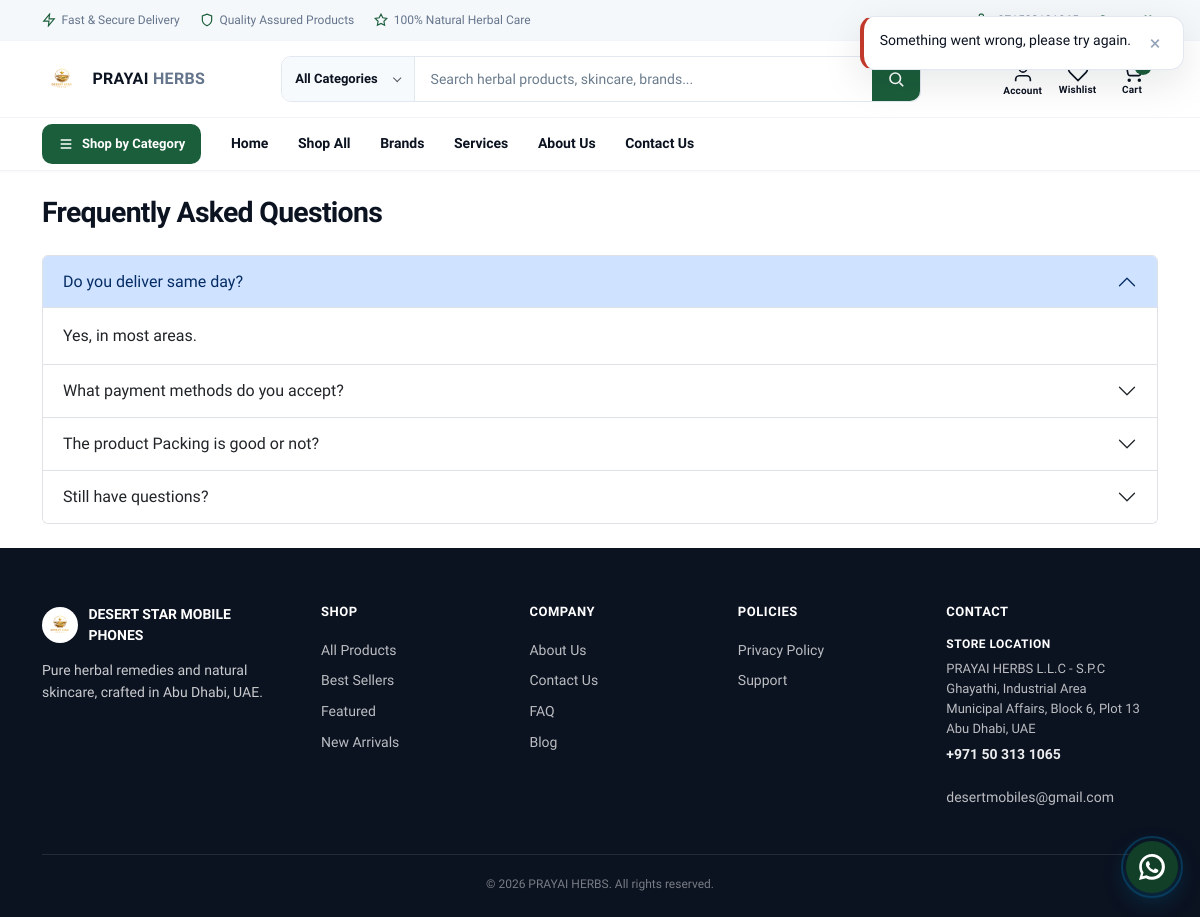
Screenshot of /faq/ with the database file from the repository.
### core/models.py (models this page shows, shortened)
class TimeStampedModel(models.Model):
    created_at = models.DateTimeField(
        auto_now_add=True,
        db_index=True,
        verbose_name="Created at",
        help_text="Timestamp when this record was first created.",
    )
    updated_at = models.DateTimeField(
        auto_now=True,
        db_index=True,
        verbose_name="Updated at",
        help_text="Timestamp when this record was last modified.",
    )
    class Meta:
        abstract = True

class SiteSettings(TimeStampedModel):
    site_name = models.CharField(max_length=120, default="DESERT STAR MOBILE PHONES")
    logo = models.ImageField(upload_to="site/", blank=True, null=True, verbose_name="Logo")
    primary_color = models.CharField(max_length=7, default="#0369A1")
    secondary_color = models.CharField(max_length=7, default="#0B1220")
    font_family = models.CharField(max_length=120, default="Inter, sans-serif")
    facebook_url = models.URLField(blank=True)
    instagram_url = models.URLField(blank=True)
    twitter_url = models.URLField(blank=True)
    whatsapp_number = models.CharField(max_length=20, blank=True)
    vendor_email = models.EmailField(
        blank=True,
        verbose_name="Vendor Email",
        help_text="Email address to receive quote requests and contact inquiries.",
    )
    default_currency = models.ForeignKey(
        Currency,
        on_delete=models.PROTECT,
        null=True,
        blank=True,
        related_name="+",
    )
    default_language = models.CharField(max_length=5, default="en")
    tax_rate_percent = models.DecimalField(max_digits=5, decimal_places=2, default=0)
    default_shipping_charge = models.DecimalField(max_digits=10, decimal_places=2, default=50)
    card_gateway_public_key_env = models.CharField(
        max_length=80,
        default="CARD_GATEWAY_PUBLIC_KEY",
        help_text="Environment variable name for the card gateway public key.",
    )
    qatar_gateway_public_key_env = models.CharField(
        max_length=80,
        default="QATAR_GATEWAY_PUBLIC_KEY",
        blank=True,
    )
    order_email_template_slug = models.CharField(max_length=80, default="order-status")
    whatsapp_template_slug = models.CharField(max_length=80, default="order-whatsapp")
    razorpay_key_id = models.CharField(
        max_length=120,
        blank=True,
        verbose_name="Razorpay Key ID",
        help_text="Razorpay Key ID / Test Key ID for payment processing.",
    )
    razorpay_key_secret = models.CharField(
        max_length=120,
        blank=True,
        verbose_name="Razorpay Key Secret",
        help_text="Razorpay Key Secret / Test Key Secret for payment signature verification.",
    )
    class Meta:
        verbose_name = "Site settings"
        verbose_name_plural = "Site settings"

### cms/models.py (models this page shows, shortened)
class PublishableModel(models.Model):
    is_published = models.BooleanField(default=False, db_index=True, verbose_name="Is published")
    publish_at = models.DateTimeField(
        null=True,
        blank=True,
        db_index=True,
        verbose_name="Publish at",
        help_text="Leave blank to publish immediately when is_published is checked.",
    )
    class Meta:
        abstract = True

class FAQItem(TimeStampedModel, PublishableModel):
    question = models.CharField(max_length=255)
    answer = models.TextField()
    display_order = models.PositiveIntegerField(default=0, db_index=True)
    class Meta:
        ordering = ["display_order", "id"]
        verbose_name = "FAQ item"
        verbose_name_plural = "FAQ items"

### core/views.py (the view)
# urls.py: path("faq/", views.faq_view, name="faq"),
@require_GET
def faq_view(request: HttpRequest) -> HttpResponse:
    context = seo_context(
        request=request,
        title=_("FAQ | PRAYAI HERBS"),
        description=_("Frequently asked questions about ordering, delivery, and payments at PRAYAI HERBS."),
    )
    from cms.models import FAQItem
    context["faqs"] = FAQItem.objects.filter(is_published=True)
    return render(request, "core/faq.html", context)

### core/templates/core/faq.html (shortened to what this page needs)
{% extends "base.html" %}
{% load i18n %}
{% block content %}
<div class="container page-container py-4">
  <h1 class="section-title mb-4">{% trans "Frequently Asked Questions" %}</h1>
  <div class="accordion" id="faqAccordion">
    {% for faq in faqs %}
    <div class="accordion-item">
      <h2 class="accordion-header">
        <button class="accordion-button {% if not forloop.first %}collapsed{% endif %}" type="button" data-bs-toggle="collapse" data-bs-target="#faq{{ faq.id }}">
          {{ faq.question }}
        </button>
      </h2>
      <div id="faq{{ faq.id }}" class="accordion-collapse collapse {% if forloop.first %}show{% endif %}" data-bs-parent="#faqAccordion">
        <div class="accordion-body">
          {{ faq.answer|safe }}
        </div>
      </div>
    </div>
    {% empty %}
    <p class="text-muted">{% trans "No FAQs available at this time." %}</p>
    {% endfor %}
    <div class="accordion-item">
      <h2 class="accordion-header">
        <button class="accordion-button collapsed" type="button" data-bs-toggle="collapse" data-bs-target="#faqContact">
          {% trans "Still have questions?" %}
        </button>
      </h2>
    </div>
  </div>
</div>
{% endblock %}

### templates/includes/header.html (shortened to what this page needs)
{% load i18n static %}
<header class="site-header jm-header sticky-top">
  <div class="jm-topbar d-none d-lg-block">
    <div class="container jm-topbar__inner">
      <div class="jm-topbar__trust">
        <span class="jm-topbar__item">
          <svg viewBox="0 0 24 24" fill="none" stroke="currentColor" stroke-width="2" aria-hidden="true"><path d="M13 2L3 14h9l-1 8 10-12h-9l1-8z"/></svg>
          {% trans "Fast & Secure Delivery" %}
        </span>
        <span class="jm-topbar__item">
          <svg viewBox="0 0 24 24" fill="none" stroke="currentColor" stroke-width="2" aria-hidden="true"><path d="M12 22s8-4 8-10V5l-8-3-8 3v7c0 6 8 10 8 10z"/></svg>
          {% trans "Quality Assured Products" %}
        </span>
        <span class="jm-topbar__item">
          <svg viewBox="0 0 24 24" fill="none" stroke="currentColor" stroke-width="2" aria-hidden="true"><path d="M12 2l3.09 6.26L22 9.27l-5 4.87 1.18 6.88L12 17.77l-6.18 3.25L7 14.14 2 9.27l6.91-1.01L12 2z"/></svg>
          {% trans "100% Natural Herbal Care" %}
        </span>
      </div>
      <div class="jm-topbar__meta">
        {% if site_settings.whatsapp_number %}
        <a class="jm-topbar__link" href="tel:{{ site_settings.whatsapp_number }}">
        </a>
        {% endif %}
        <a class="jm-topbar__cta" href="{% url 'core:contact-us' %}">{% trans "Contact Us" %}</a>
      </div>
    </div>
  </div>
  <div class="jm-header__main">
    <div class="container jm-header__main-inner">
      <div class="jm-header__start">
        <a class="jm-logo" href="{% url 'cms:homepage' %}" aria-label="PRAYAI HERBS">
          <img src="{% if site_settings.logo %}{{ site_settings.logo.url }}{% else %}{% static 'dashboard/images/logo.png' %}{% endif %}"
            alt="" width="40" height="40" class="jm-logo__mark">
          <span class="jm-logo__text">PRAYAI <span>HERBS</span></span>
        </a>
      </div>
      <form class="jm-search d-none d-lg-flex" action="{% url 'catalog:plp' %}" method="get" role="search">
        <div class="dropdown jm-search__cat">
          <button type="button"
                  class="jm-search__cat-btn dropdown-toggle"
                  id="jm-search-category-btn"
                  data-bs-toggle="dropdown"
                  data-bs-auto-close="outside"
                  aria-expanded="false"
                  aria-haspopup="listbox"
            aria-label="{% trans 'All Categories' %}">
            <span class="jm-search__cat-label">{% trans "All Categories" %}</span>
          </button>
        </div>
        <div class="jm-search__field">
          <input type="search"
                id="site-search-input"
                name="q"
                class="jm-search__input"
                placeholder="{% trans 'Search herbal products, skincare, brands...' %}"
                hx-get="{% url 'catalog:search-suggest' %}"
                hx-trigger="keyup changed delay:300ms, search"
                hx-target="#search-suggestions"
                hx-indicator="#search-suggestions-indicator"
                hx-swap="innerHTML"
                autocomplete="off"
                spellcheck="false"
                role="combobox"
                aria-controls="search-suggestions"
                aria-expanded="false"
                aria-autocomplete="list"
            aria-label="{% trans 'Search' %}">
        </div>
        <button type="submit" class="jm-search__btn" aria-label="{% trans 'Search' %}">
          <svg viewBox="0 0 24 24" fill="none" stroke="currentColor" stroke-width="2.2" stroke-linecap="round" aria-hidden="true"><circle cx="11" cy="11" r="7"/><path d="M21 21l-3.6-3.6"/></svg>
        </button>
      </form>
      <div class="jm-header__actions">
        {% if user.is_authenticated %}
        <div class="dropdown d-none d-lg-block">
          <button class="jm-action dropdown-toggle" type="button" data-bs-toggle="dropdown" aria-expanded="false" aria-label="{% trans 'Account' %}">
            <svg viewBox="0 0 24 24" fill="none" stroke="currentColor" stroke-width="1.8" aria-hidden="true"><path d="M20 21v-2a4 4 0 0 0-4-4H8a4 4 0 0 0-4 4v2"/><circle cx="12" cy="7" r="4"/></svg>
            <span class="jm-action__label d-none d-xl-inline">{% trans "Account" %}</span>
          </button>
          <ul class="dropdown-menu dropdown-menu-end jm-dropdown">
            <li><a class="dropdown-item" href="{% url 'accounts:dashboard' %}">{% trans "My Account" %}</a></li>
            <li><a class="dropdown-item" href="{% url 'accounts:logout' %}">{% trans "Logout" %}</a></li>
          </ul>
        </div>
        {% else %}
        <a class="jm-action d-none d-lg-inline-flex" href="{% url 'accounts:login-email-otp' %}?next={{ request.get_full_path|urlencode }}" aria-label="{% trans 'Account' %}">
          <svg viewBox="0 0 24 24" fill="none" stroke="currentColor" stroke-width="1.8" aria-hidden="true"><path d="M20 21v-2a4 4 0 0 0-4-4H8a4 4 0 0 0-4 4v2"/><circle cx="12" cy="7" r="4"/></svg>
          <span class="jm-action__label d-none d-xl-inline">{% trans "Account" %}</span>
        </a>
        {% endif %}
        <a class="jm-action jm-action--wishlist d-none d-lg-inline-flex"
          id="jm-header-wishlist"
          href="{% url 'accounts:wishlist' %}"
          aria-label="{% trans 'Wishlist' %}">
          <svg viewBox="0 0 24 24" fill="none" stroke="currentColor" stroke-width="1.8" aria-hidden="true"><path d="M20.84 4.61a5.5 5.5 0 0 0-7.78 0L12 5.67l-1.06-1.06a5.5 5.5 0 0 0-7.78 7.78l1.06 1.06L12 21.23l7.78-7.78 1.06-1.06a5.5 5.5 0 0 0 0-7.78z"/></svg>
          <span class="jm-action__label d-none d-xl-inline">{% trans "Wishlist" %}</span>
        </a>
        <button class="jm-action jm-action--cart" type="button" data-bs-toggle="offcanvas" data-bs-target="#cartOffcanvas" aria-label="{% trans 'Cart' %}">
          <svg viewBox="0 0 24 24" fill="none" stroke="currentColor" stroke-width="1.8" aria-hidden="true"><circle cx="9" cy="21" r="1"/><circle cx="20" cy="21" r="1"/><path d="M1 1h4l2.68 13.39a2 2 0 0 0 2 1.61h9.72a2 2 0 0 0 2-1.61L23 6H6"/></svg>
          <span class="jm-action__label d-none d-xl-inline">{% trans "Cart" %}</span>
          <span id="cart-count-badge"
                class="jm-action__badge-wrap"
                hx-get="{% url 'cart:count' %}"
                hx-trigger="load, cartItemAdded from:body, cartUpdated from:body, pageshow from:window"
                hx-swap="innerHTML"
            aria-live="polite">
            {% include "cart/partials/count_badge.html" with count=cart_count %}
          </span>
        </button>
      </div>
    </div>
  </div>
  <nav class="jm-nav d-none d-lg-block" aria-label="{% trans 'Primary' %}">
    <div class="container jm-nav__inner">
      <div class="dropdown jm-mega">
        <button class="jm-mega__trigger" type="button" data-bs-toggle="dropdown" data-bs-auto-close="outside" aria-expanded="false">
          <svg viewBox="0 0 24 24" fill="none" stroke="currentColor" stroke-width="2" aria-hidden="true"><path d="M4 6h16M4 12h16M4 18h16"/></svg>
          {% trans "Shop by Category" %}
        </button>
      </div>
      <ul class="jm-nav__links">
        <li><a
            class="jm-nav__link {% if request.resolver_match.url_name == 'homepage' and request.GET.ref != 'brands' %}is-active{% endif %}"
            href="{% url 'cms:homepage' %}">{% trans "Home" %}</a></li>
        <li><a
            class="jm-nav__link {% if request.resolver_match.url_name == 'plp' or request.resolver_match.url_name == 'plp-category' %}is-active{% endif %}"
            href="{% url 'catalog:plp' %}">{% trans "Shop All" %}</a></li>
        <li><a
            class="jm-nav__link {% if request.resolver_match.url_name == 'homepage' and request.GET.ref == 'brands' %}is-active{% endif %}"
            href="{% url 'cms:homepage' %}?ref=brands#featured-brands">{% trans "Brands" %}</a></li>
        <li><a
            class="jm-nav__link {% if request.resolver_match.url_name == 'contact-us' and request.GET.ref == 'services' %}is-active{% endif %}"
            href="{% url 'core:contact-us' %}?ref=services">{% trans "Services" %}</a></li>
        <li><a class="jm-nav__link {% if request.resolver_match.url_name == 'about-us' %}is-active{% endif %}"
            href="{% url 'core:about-us' %}">{% trans "About Us" %}</a></li>
        <li><a
            class="jm-nav__link {% if request.resolver_match.url_name == 'contact-us' and request.GET.ref != 'services' %}is-active{% endif %}"
            href="{% url 'core:contact-us' %}">{% trans "Contact Us" %}</a></li>
      </ul>
    </div>
  </nav>
</header>
{% with wa=site_settings.whatsapp_number|default:"971503131065" %}
<a class="jm-wa-float"
  href="https://wa.me/{{ wa|cut:'+'|cut:' '|cut:'-' }}?text={{ 'Hi PRAYAI HERBS, I have an enquiry.'|urlencode }}"
  target="_blank"
  rel="noopener noreferrer"
  aria-label="{% trans 'WhatsApp enquiry' %}">
  <span class="jm-wa-float__pulse" aria-hidden="true"></span>
</a>
{% endwith %}

### templates/includes/footer.html (shortened to what this page needs)
{% load i18n static %}
<footer class="site-footer jm-footer">
  <div class="container">
    <div class="jm-footer__grid">
      <div class="jm-footer__brand">
        <div class="jm-footer__logo">
          <a href="{% url 'cms:homepage' %}" style="display: contents; color: inherit !important; text-decoration: none;">
            {% if site_settings.logo %}
              <img src="{{ site_settings.logo.url }}" alt="" width="36" height="36">
            {% else %}
              <img src="{% static 'dashboard/images/logo.png' %}" alt="" width="36" height="36">
            {% endif %}
            <span>{{ site_settings.site_name|default:"PRAYAI HERBS" }}</span>
          </a>
        </div>
        <p class="jm-footer__tagline">{% trans "Pure herbal remedies and natural skincare, crafted in Abu Dhabi, UAE." %}</p>
      </div>
      <div>
        <h6>{% trans "Shop" %}</h6>
        <a href="{% url 'catalog:plp' %}">{% trans "All Products" %}</a>
        <a href="{% url 'catalog:plp' %}?bestseller=1">{% trans "Best Sellers" %}</a>
        <a href="{% url 'catalog:plp' %}?featured=1">{% trans "Featured" %}</a>
        <a href="{% url 'catalog:plp' %}?new_arrival=1">{% trans "New Arrivals" %}</a>
      </div>
      <div>
        <h6>{% trans "Company" %}</h6>
        <a href="{% url 'core:about-us' %}">{% trans "About Us" %}</a>
        <a href="{% url 'core:contact-us' %}">{% trans "Contact Us" %}</a>
        <a href="{% url 'core:faq' %}">{% trans "FAQ" %}</a>
        <a href="{% url 'core:blog' %}">{% trans "Blog" %}</a>
      </div>
      <div>
        <h6>{% trans "Policies" %}</h6>
        <a href="{% url 'core:privacy-policy' %}">{% trans "Privacy Policy" %}</a>
        <a href="{% url 'core:contact-us' %}">{% trans "Support" %}</a>
      </div>
      <div class="jm-footer__contact">
        <h6>{% trans "Contact" %}</h6>
        {% include "includes/jm_locations.html" with compact=1 %}
        {% if site_settings.vendor_email %}
        <p class="mb-0">
          <a href="mailto:{{ site_settings.vendor_email }}">{{ site_settings.vendor_email }}</a>
        </p>
        {% endif %}
      </div>
    </div>
    <p class="footer-copy text-center mb-0">&copy; {% now "Y" %} PRAYAI HERBS. {% trans "All rights reserved." %}</p>
  </div>
</footer>

### rows the page displays
SiteSettings: logo (picture), site_name "DESERT STAR MOBILE PHONES", vendor_email "desertmobiles@gmail.com"
FAQItem: question "Do you deliver same day?", answer "Yes, in most areas."
FAQItem: question "What payment methods do you accept?"
FAQItem: question "The product Packing is good or not?"
